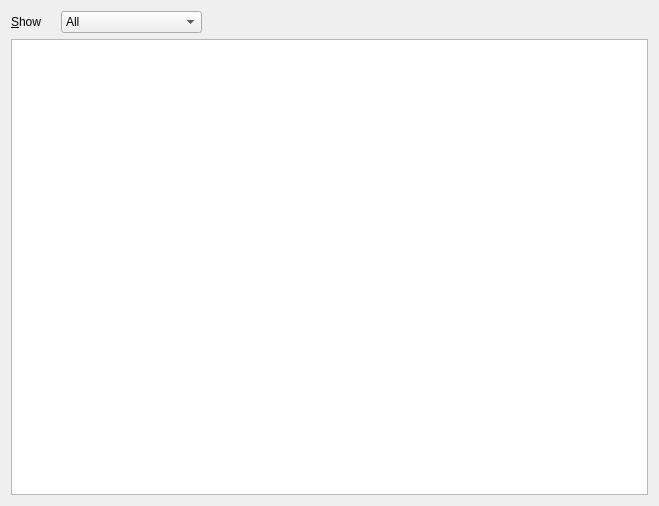
<?xml version="1.0" encoding="UTF-8"?>
<ui version="4.0">
 <class>errorLogWidget</class>
 <widget class="QWidget" name="errorLogWidget">
  <property name="geometry">
   <rect>
    <x>0</x>
    <y>0</y>
    <width>659</width>
    <height>506</height>
   </rect>
  </property>
  <property name="sizePolicy">
   <sizepolicy hsizetype="Expanding" vsizetype="Expanding">
    <horstretch>0</horstretch>
    <verstretch>0</verstretch>
   </sizepolicy>
  </property>
  <property name="windowTitle">
   <string>Error Log</string>
  </property>
  <layout class="QGridLayout" name="gridLayout">
   <item row="1" column="0" colspan="11">
    <widget class="QTableView" name="logTable">
     <property name="focusPolicy">
      <enum>Qt::StrongFocus</enum>
     </property>
     <property name="dragEnabled">
      <bool>false</bool>
     </property>
     <property name="dragDropMode">
      <enum>QAbstractItemView::NoDragDrop</enum>
     </property>
     <property name="selectionMode">
      <enum>QAbstractItemView::SingleSelection</enum>
     </property>
     <property name="selectionBehavior">
      <enum>QAbstractItemView::SelectRows</enum>
     </property>
     <attribute name="horizontalHeaderCascadingSectionResizes">
      <bool>true</bool>
     </attribute>
     <attribute name="horizontalHeaderDefaultSectionSize">
      <number>140</number>
     </attribute>
     <attribute name="horizontalHeaderHighlightSections">
      <bool>false</bool>
     </attribute>
     <attribute name="horizontalHeaderStretchLastSection">
      <bool>true</bool>
     </attribute>
    </widget>
   </item>
   <item row="0" column="0">
    <widget class="QLabel" name="errorLogShow">
     <property name="text">
      <string>&amp;Show</string>
     </property>
     <property name="buddy">
      <cstring>errorLogComboBox</cstring>
     </property>
    </widget>
   </item>
   <item row="0" column="1">
    <widget class="QComboBox" name="errorLogComboBox">
     <property name="focusPolicy">
      <enum>Qt::StrongFocus</enum>
     </property>
     <item>
      <property name="text">
       <string>All</string>
      </property>
     </item>
     <item>
      <property name="text">
       <string>ERROR</string>
      </property>
     </item>
     <item>
      <property name="text">
       <string>WARNING</string>
      </property>
     </item>
     <item>
      <property name="text">
       <string>UI-WARNING</string>
      </property>
     </item>
     <item>
      <property name="text">
       <string>FONT-WARNING</string>
      </property>
     </item>
     <item>
      <property name="text">
       <string>EXPORT-WARNING</string>
      </property>
     </item>
     <item>
      <property name="text">
       <string>EXPORT-ERROR</string>
      </property>
     </item>
     <item>
      <property name="text">
       <string>TRACE</string>
      </property>
     </item>
     <item>
      <property name="text">
       <string>DEPRECATED</string>
      </property>
     </item>
    </widget>
   </item>
  </layout>
  <action name="actionRowSelected">
   <property name="text">
    <string>RowSelected</string>
   </property>
   <property name="shortcut">
    <string>Return</string>
   </property>
  </action>
 </widget>
 <tabstops>
  <tabstop>errorLogComboBox</tabstop>
  <tabstop>logTable</tabstop>
 </tabstops>
 <resources/>
 <connections/>
</ui>
